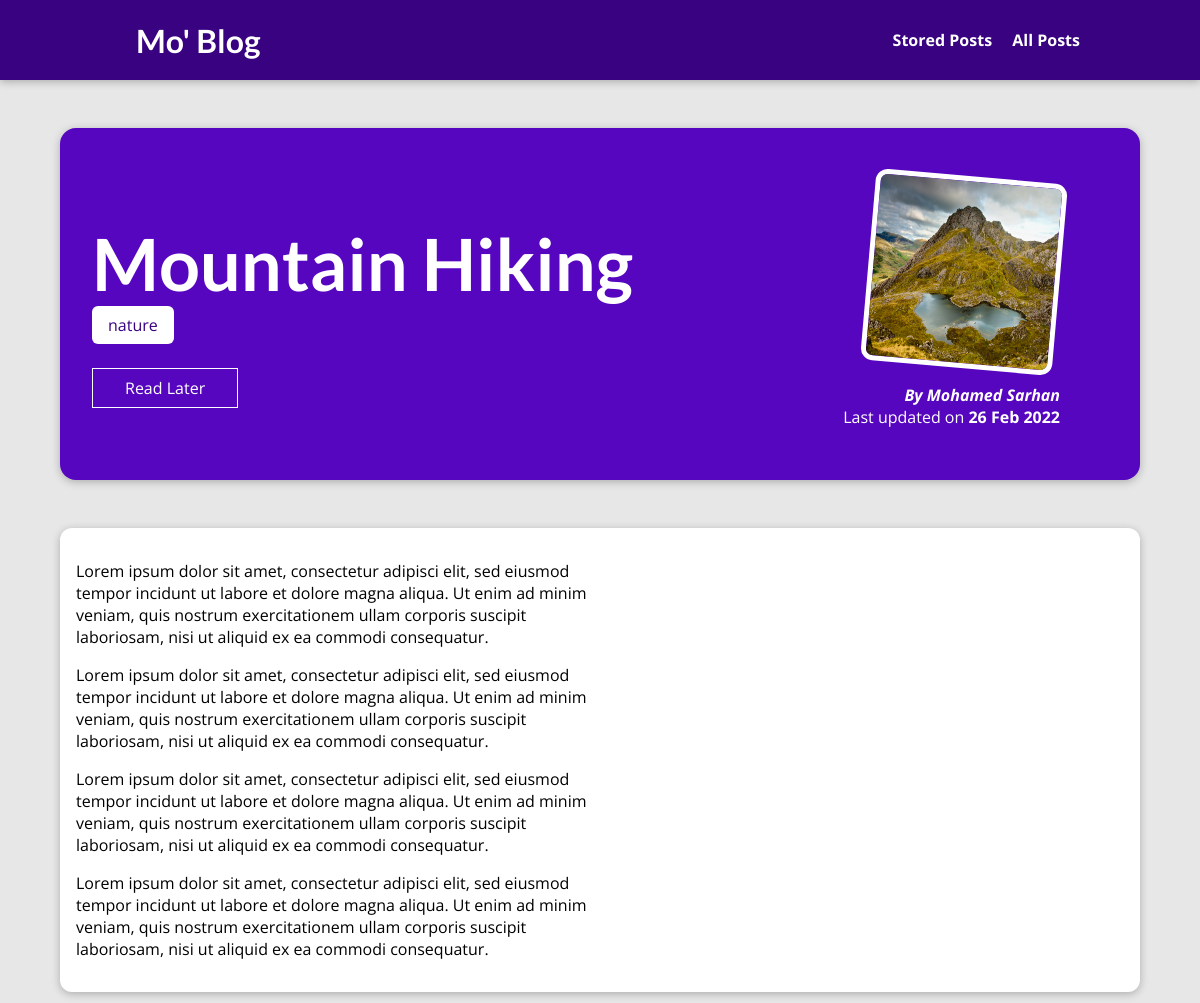
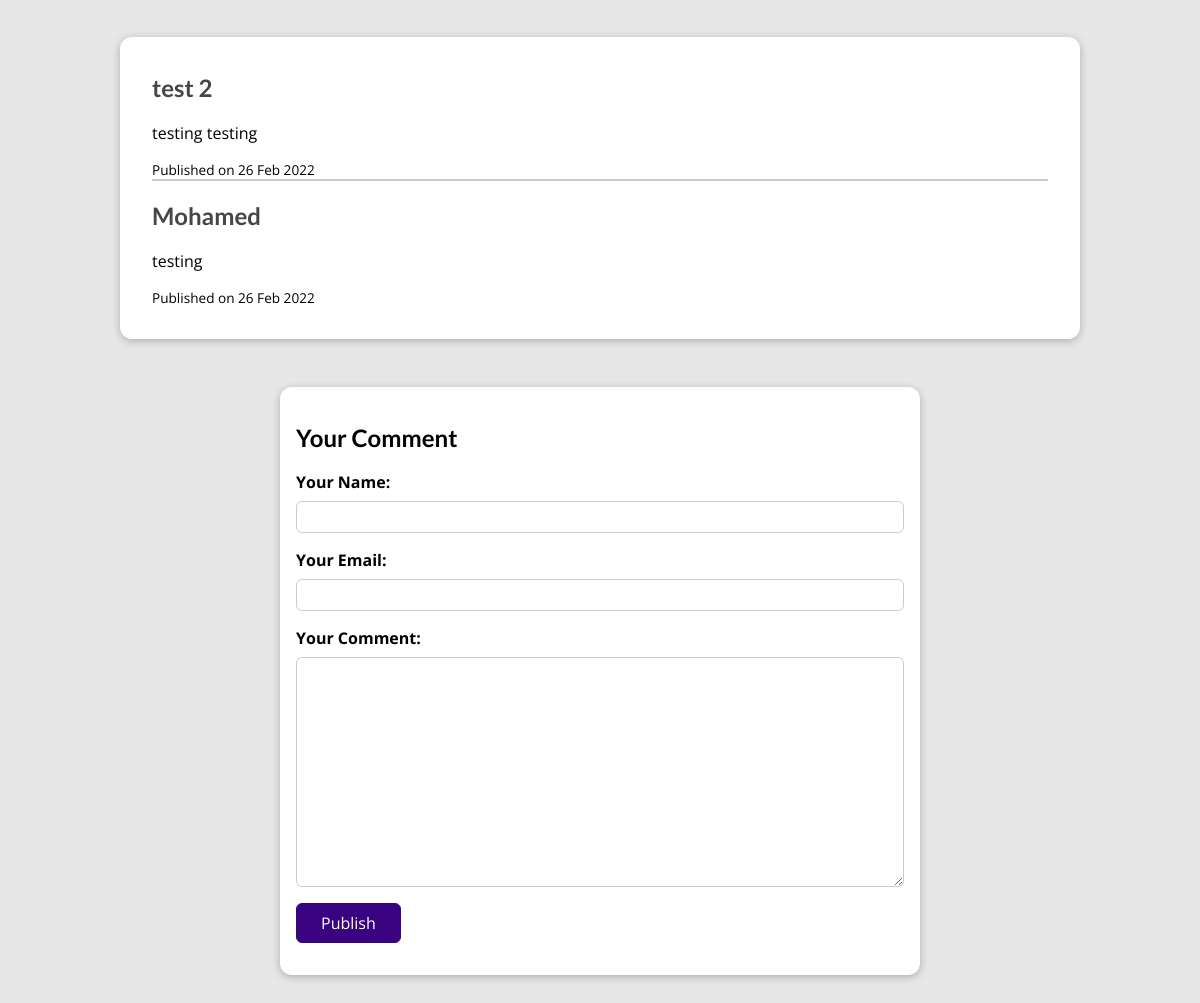
The app's page /posts/mountain-hiking with its own data (2 pictures, top to bottom).
### blog/models.py (models this page shows, shortened)
class Post (models.Model):
    title = models.CharField(max_length=50)
    excerpt = models.CharField(max_length=200)
    image = models.ImageField(upload_to="posts",null=True)
    date = models.DateField(auto_now=True)
    slug = models.SlugField(unique=True)
    content = models.TextField(validators=[MinLengthValidator(50)])
    author = models.ForeignKey(
        Author, on_delete=models.SET_NULL, null=True,related_name="posts")
    tags=models.ManyToManyField(Tag)

class Tag(models.Model):
    caption=models.CharField(max_length=20)

class Author (models.Model):
    first_name = models.CharField(max_length=50, null=False)
    last_name = models.CharField(max_length=50, null=True)
    full_name = models.CharField(max_length=50, null=False, default="")
    email=models.EmailField()
    def __str__(self):
        if self.last_name is None:
            return f"{self.first_name}"
        else:
            return f"{self.first_name} {self.last_name}"

class Comment(models.Model):
    user_name=models.CharField(max_length=50)
    user_email=models.EmailField()
    text=models.TextField(max_length=200)
    date = models.DateField(auto_now_add=True,null=True)
    post=models.ForeignKey(Post,on_delete=models.CASCADE,related_name="comments")

### blog/views.py (the view, shortened to what this page needs)
# urls.py: path("posts/<slug:slug>", views.SinglePostView.as_view(),
class SinglePostView(View):
    def is_stored_post(self , request,post_id):
        stored_posts = request.session.get("stored_posts")
        if stored_posts is not None :
            is_saved_for_later=post_id in stored_posts
        else:
            is_saved_for_later=False
        return is_saved_for_later
    def get(self, request, slug):
        post = Post.objects.get(slug=slug)
        context = {
            "post": post,
            "post_tags": post.tags.all(),
            "comment_form": CommentForm(),
            "comments": post.comments.all().order_by("-id"),  # or "-date"
            "saved_for_later":self.is_stored_post(request,post.id)
        }
        return render(request, "blog/post-detail.html", context)

### blog/forms.py
class CommentForm(forms.ModelForm):
    class Meta:
         model = Comment
         exclude = ["post"]  # fields=["user_name","user_email"]
         labels={
             "user_name":"Your Name",
             "user_email":"Your Email",
             "text":"Your Comment"
         }

### blog/templates/blog/post-detail.html (shortened to what this page needs)
{% extends "base.html"%}
{% load static %}
{% block css_files%}
<link rel="stylesheet" href="{% static 'blog/post-detail.css'%}"/>
  {% endblock%}
{% block content %}
    <section id="summary">
        <h2>{{post.title}}</h2>
        <div>
            {% for tag in post_tags %}
            <span class="tag">{{tag.caption}}</span>
            {% endfor %}
        </div>
        <form action="{% url 'read-later' %}" method="POST">
            <div id="read-later">
                <button>
                    {% if saved_for_later %}
                    Remove from 'Read later' list
                    {% else%}
                    Read Later
                    {% endif %}
                </button>
            </div>
        </form>
        <article>
            <img src="{{ post.image.url}}" alt="{{post.title}}" />
            <address>By <a href="mailto:{{ post.author.email }}" >{{post.author|title}}</a></address>
            <div>
                Last updated on <time>{{post.date|date:"d M Y"}}</time>
            </div>
        </article>
    </section>
    <main >
        {{post.content|linebreaks}}
    </main>
    <section id="comments">
        <ul>
            {% for comment in comments %}
            <li>
                <h2> {{ comment.user_name}} </h2>
                <p>{{comment.text|linebreaks}}</p>
             <time class="time">Published on {{comment.date|date:"d M Y"}}</time>
            </li>
            {% endfor %}
        </ul>
    </section>
<section id ="comment-form">
    <h2>Your Comment</h2>
    <form action="{% url "post-detail-page" post.slug %}" method="POST">
        {% for form_field in comment_form%}
            <div class="form-control {% if form_field.errors %}invalid{% endif %}" >
                {{form_field.label_tag}}
                {{form_field}}
            </div>
        {% endfor %}
        <button>Publish</button>
    </form>
</section>
 {% endblock%}

### static/app.css (style rules this page uses)
* { box-sizing: border-box; }
html { font-family: "Open Sans", "Lato", sans-serif; }
body { margin: 0; }
h1, h2, h3 { font-family: "Lato", sans-serif; font-weight: bold; }

### blog/static/blog/post-detail.css (style rules this page uses)
body { background-color: #e7e7e7; }
#summary { margin: 8rem auto 3rem auto; padding: 2rem; width: 90%; max-width: 90rem; border-radius: 16px; background-color: #5706c0; position: relative; box-shadow: 0 2px 8px rgba(0, 0, 0, 0.25); height: 22rem; }
#summary h2 { color: white; font-size: 4.5rem; margin-bottom: 0.5rem; }
#summary article { position: absolute; top: 2rem; right: 3rem; padding: 1rem 2rem; border-radius: 12px; text-align: right; color: white; }
#summary article img { width: 12rem; height: 12rem; border-radius: 12px; transform: rotateZ(5deg); border: 5px solid white; margin-bottom: 1rem; }
#summary address { font-weight: bold; }
#summary a { color: white; text-decoration: none; }
#summary time { font-weight: bold; }
#read-later { margin: 2rem 0; }
#read-later button { background-color: transparent; border: 1px solid white; padding: 0.5rem 2rem; font: inherit; color: white; cursor: pointer; }
main { width: 90%; max-width: 90rem; margin: 3rem auto; background-color: white; padding: 1rem; border-radius: 12px; box-shadow: 0 2px 8px rgba(0, 0, 0, 0.25); }
.tag { background-color: white; color: #390281; padding: 0.5rem 1rem; border-radius: 6px; }
#comment-form { margin: 3rem auto; width: 90%; max-width: 40rem; border-radius: 12px; background-color: white; box-shadow: 0 2px 8px rgba(0, 0, 0, 0.25); padding: 1rem; }
#comment-form button { font: inherit; background-color: #390281; color: white; border: 1px solid #390281; padding: 0.5rem 1.5rem; border-radius: 6px; cursor: pointer; }
.form-control { margin-bottom: 1rem; }
.form-control label { font-weight: bold; margin-bottom: 0.5rem; display: block; }
.form-control input, .form-control textarea { display: block; width: 100%; font: inherit; padding: 0.25rem; border-radius: 6px; border: 1px solid #ccc; }
#comments { margin: 3rem auto; width: 90%; max-width: 60rem; border-radius: 12px; background-color: white; box-shadow: 0 2px 8px rgba(0, 0, 0, 0.25); padding: 1rem 2rem; }
#comments ul { list-style: none; margin: 0; padding: 0; }
#comments li { margin-bottom: 1rem; border-bottom: 2px solid #ccc; }
#comments li:last-of-type { border-bottom: none; }
#comments h2 { color: #464646; }
.time { font-size: .85rem; }

### records on screen
Post: title "Mountain Hiking", image (picture), author "Mohamed Sarhan", date "26 Feb 2022", content "Lorem ipsum dolor sit amet, consectetur adipisci elit, sed eiusmod tempor incidunt ut labore et dolore magna aliqua. Ut enim ad minim veniam, quis nostrum exercitationem ullam corporis suscipit laboriosam, nisi ut aliquid ex ea commodi consequatur. Lorem ipsum dolor sit amet, consectetur adipisci elit, sed eiusmod tempor incidunt ut labore et dolore magna aliqua. Ut enim ad minim veniam, quis nostrum exercitationem ullam corporis suscipit laboriosam, nisi ut aliquid ex ea commodi consequatur. Lorem ipsum dolor sit amet, consectetur adipisci elit, sed eiusmod tempor incidunt ut labore et dolore magna aliqua. Ut enim ad minim veniam, quis nostrum exercitationem ullam corporis suscipit…"
Tag: caption "nature"
Comment: user_name "test 2", text "testing testing", date "26 Feb 2022"
Comment: user_name "Mohamed", text "testing", date "26 Feb 2022"
